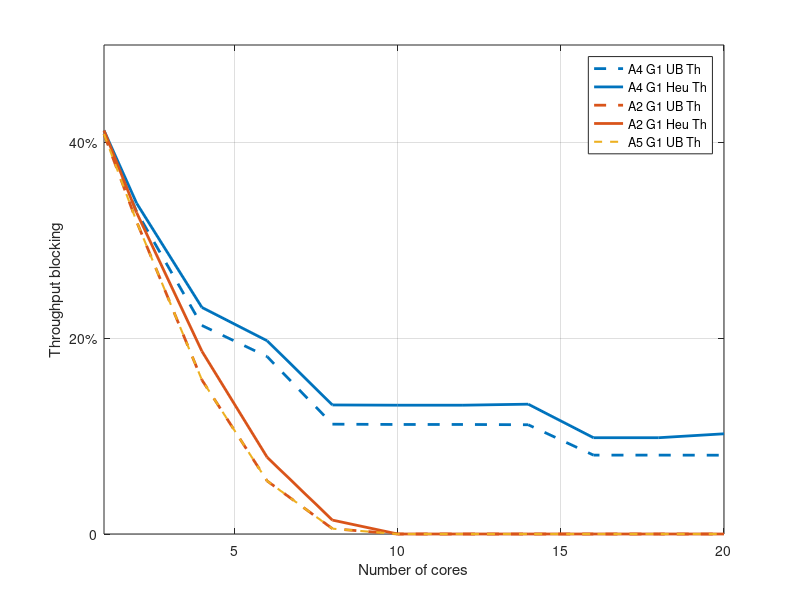
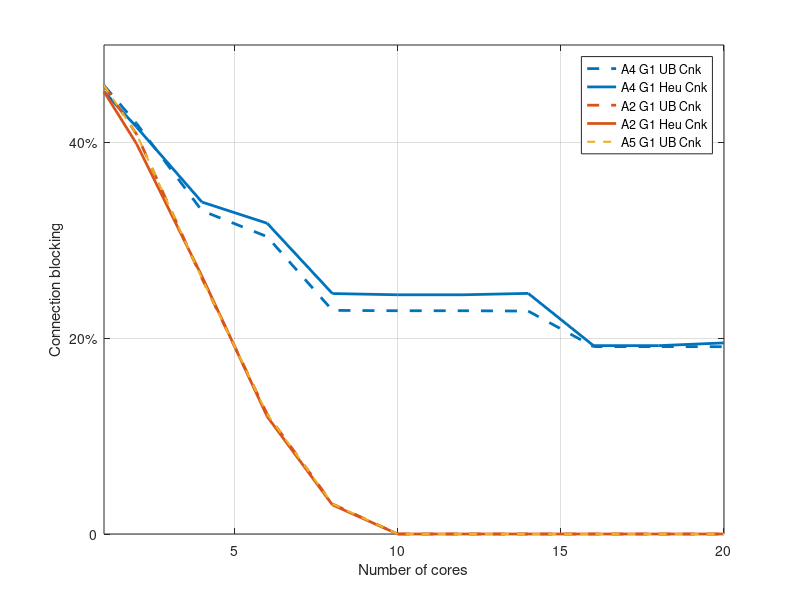

Recreate these plots in MATLAB, in order.
clc;
close all;
clear;

load arch4Guard1beta100.mat
load arch2Guard1beta100.mat
corev = [1, 2, 4, 6, 8, 10, 12, 14, 16, 18, 20];
core2 = [2, 4, 6, 8, 10, 12, 14, 16];

%% Plot connections
% colors: [0, 0.45, 0.74], [.85, .33, .1], [.93, .69, .13]
figure1 = figure;
axes1 = axes('Parent', figure1);
box(axes1, 'on')
hold(axes1, 'on')
grid(axes1, 'on')

h(1) = plot(corev,thpUbA4G1, '--', ...
    'displayname', 'A4 G1 UB Th', 'linewidth', 2, ...
    'color', [0, 0.45, 0.74]);
h(2) = plot(corev,thpHeA4G1, ...
    'displayname', 'A4 G1 Heu Th', 'linewidth', 2, ...
    'color', [0, 0.45, 0.74]);

h(3) = plot(corev,thpUbA2G1, '--', ...'marker', '^', ...
    'displayname', 'A2 G1 UB Th', 'linewidth', 2, ...
    'color', [.85, .33, .1]);
h(4) = plot(corev,thpHeA2G1, ...'marker', '^', ...
    'displayname', 'A2 G1 Heu Th', 'linewidth', 2, ...
    'color', [.85, .33, .1]);

h(5) = plot(corev, thpUbA2G1, '--', ...'marker', '^', ...
    'displayname', 'A5 G1 UB Th', 'linewidth', 1.5, ...
    'color', [.93, .69, .13]);

legend(h(1:end), 'location', 'northeast')
xlabel('Number of cores')
ylabel('Throughput blocking')
xlim([1, 20])
ytick = get(axes1, 'ytick');
set(axes1, 'ytick', ytick(1:2:end));
set(axes1, 'yticklabel', {'0','20%','40%','60%','80%','100%'});
saveas(figure1, 'G1thp.jpg')

%% Plot throughput
figure2 = figure;
axes2 = axes('Parent', figure2);
box(axes2, 'on')
hold(axes2, 'on')
grid(axes2, 'on')
h(1) = plot(corev,cnkUbA4G1, '--', ...
    'displayname', 'A4 G1 UB Cnk', 'linewidth', 2, ...
    'color', [0, 0.45, 0.74]);
h(2) = plot(corev,cnkHeA4G1, ...
    'displayname', 'A4 G1 Heu Cnk', 'linewidth', 2, ...
    'color', [0, 0.45, 0.74]);

h(3) = plot(corev,cnkUbA2G1, '--', ...'marker', '^', ...
    'displayname', 'A2 G1 UB Cnk', 'linewidth', 2, ...
    'color', [.85, .33, .1]);
h(4) = plot(corev,cnkHeA2G1, ...'marker', '^', ...
    'displayname', 'A2 G1 Heu Cnk', 'linewidth', 2, ...
    'color', [.85, .33, .1]);

h(5) = plot(corev, cnkUbA2G1, '--', ...'marker', '^', ...
    'displayname', 'A5 G1 UB Cnk', 'linewidth', 1.5, ...
    'color', [.93, .69, .13]);

legend(h(1:end), 'location', 'northeast')
xlabel('Number of cores')
ylabel('Connection blocking')
xlim([1, 20])
ytick = get(axes2, 'ytick');
set(axes2, 'ytick', ytick(1:2:end));
set(axes2, 'yticklabel', {'0','20%','40%','60%','80%','100%'});
saveas(figure2, 'G1cnk.jpg')
